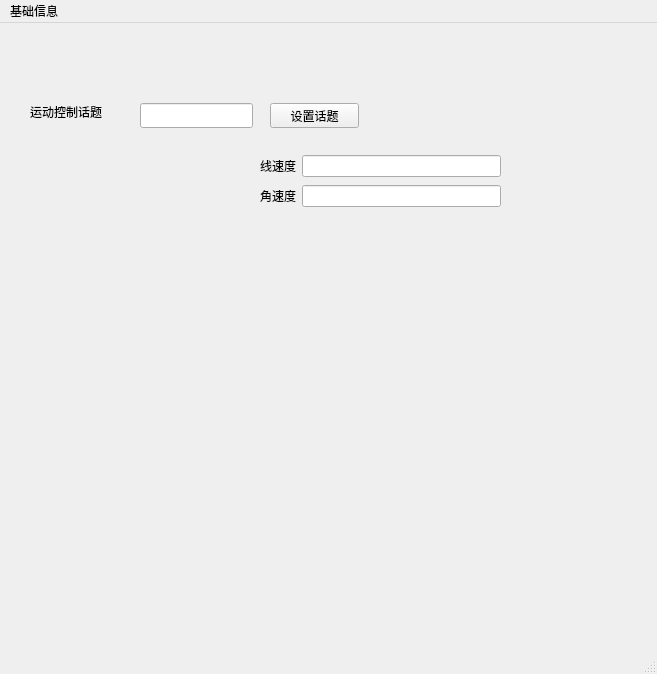
<?xml version="1.0" encoding="UTF-8"?>
<ui version="4.0">
 <class>MainWindow</class>
 <widget class="QMainWindow" name="MainWindow">
  <property name="geometry">
   <rect>
    <x>0</x>
    <y>0</y>
    <width>657</width>
    <height>674</height>
   </rect>
  </property>
  <property name="windowTitle">
   <string>MainWindow</string>
  </property>
  <widget class="QWidget" name="centralwidget">
   <widget class="CustomButton" name="fsvjoy_widget" native="true">
    <property name="geometry">
     <rect>
      <x>370</x>
      <y>350</y>
      <width>180</width>
      <height>180</height>
     </rect>
    </property>
    <property name="minimumSize">
     <size>
      <width>180</width>
      <height>180</height>
     </size>
    </property>
    <property name="maximumSize">
     <size>
      <width>180</width>
      <height>180</height>
     </size>
    </property>
   </widget>
   <widget class="QLabel" name="label">
    <property name="geometry">
     <rect>
      <x>30</x>
      <y>80</y>
      <width>111</width>
      <height>17</height>
     </rect>
    </property>
    <property name="text">
     <string>运动控制话题</string>
    </property>
   </widget>
   <widget class="QLineEdit" name="cmdveltopic">
    <property name="geometry">
     <rect>
      <x>140</x>
      <y>80</y>
      <width>113</width>
      <height>25</height>
     </rect>
    </property>
   </widget>
   <widget class="QPushButton" name="settopicButton">
    <property name="geometry">
     <rect>
      <x>270</x>
      <y>80</y>
      <width>89</width>
      <height>25</height>
     </rect>
    </property>
    <property name="text">
     <string>设置话题</string>
    </property>
   </widget>
   <widget class="QWidget" name="">
    <property name="geometry">
     <rect>
      <x>260</x>
      <y>130</y>
      <width>241</width>
      <height>58</height>
     </rect>
    </property>
    <layout class="QGridLayout" name="gridLayout">
     <item row="0" column="0">
      <widget class="QLabel" name="label_2">
       <property name="text">
        <string>线速度</string>
       </property>
      </widget>
     </item>
     <item row="0" column="1">
      <widget class="QLineEdit" name="linear_number">
       <property name="alignment">
        <set>Qt::AlignCenter</set>
       </property>
      </widget>
     </item>
     <item row="1" column="0">
      <widget class="QLabel" name="label_3">
       <property name="text">
        <string>角速度</string>
       </property>
      </widget>
     </item>
     <item row="1" column="1">
      <widget class="QLineEdit" name="angular_number">
       <property name="alignment">
        <set>Qt::AlignCenter</set>
       </property>
      </widget>
     </item>
    </layout>
   </widget>
  </widget>
  <widget class="QStatusBar" name="statusbar"/>
  <widget class="QMenuBar" name="menubar">
   <property name="geometry">
    <rect>
     <x>0</x>
     <y>0</y>
     <width>657</width>
     <height>28</height>
    </rect>
   </property>
   <widget class="QMenu" name="menu">
    <property name="title">
     <string>基础信息</string>
    </property>
    <addaction name="actionxianshi"/>
   </widget>
   <addaction name="menu"/>
  </widget>
  <action name="actionxianshi">
   <property name="text">
    <string>xianshi</string>
   </property>
  </action>
 </widget>
 <customwidgets>
  <customwidget>
   <class>CustomButton</class>
   <extends>QWidget</extends>
   <header location="global">custombutton.h</header>
   <container>1</container>
  </customwidget>
 </customwidgets>
 <resources/>
 <connections/>
</ui>
